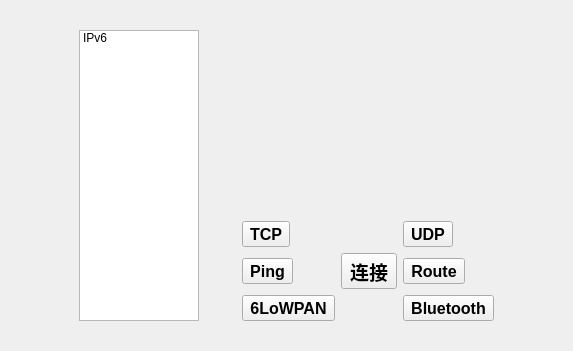
<?xml version="1.0" encoding="UTF-8"?>
<ui version="4.0">
 <class>MusicWidget</class>
 <widget class="QWidget" name="MusicWidget">
  <property name="geometry">
   <rect>
    <x>0</x>
    <y>0</y>
    <width>573</width>
    <height>351</height>
   </rect>
  </property>
  <property name="windowTitle">
   <string>Form</string>
  </property>
  <layout class="QVBoxLayout" name="verticalLayout_3">
   <item>
    <spacer name="verticalSpacer_2">
     <property name="orientation">
      <enum>Qt::Vertical</enum>
     </property>
     <property name="sizeType">
      <enum>QSizePolicy::Maximum</enum>
     </property>
     <property name="sizeHint" stdset="0">
      <size>
       <width>10</width>
       <height>10</height>
      </size>
     </property>
    </spacer>
   </item>
   <item>
    <layout class="QHBoxLayout" name="horizontalLayout_2">
     <item>
      <spacer name="horizontalSpacer_3">
       <property name="orientation">
        <enum>Qt::Horizontal</enum>
       </property>
       <property name="sizeType">
        <enum>QSizePolicy::Maximum</enum>
       </property>
       <property name="sizeHint" stdset="0">
        <size>
         <width>60</width>
         <height>20</height>
        </size>
       </property>
      </spacer>
     </item>
     <item>
      <widget class="QWidget" name="widget_music_list" native="true">
       <property name="maximumSize">
        <size>
         <width>140</width>
         <height>16777215</height>
        </size>
       </property>
       <layout class="QVBoxLayout" name="verticalLayout">
        <item>
         <widget class="QListWidget" name="listWidget_music">
          <item>
           <property name="text">
            <string>IPv6</string>
           </property>
          </item>
         </widget>
        </item>
       </layout>
      </widget>
     </item>
     <item>
      <spacer name="horizontalSpacer_5">
       <property name="orientation">
        <enum>Qt::Horizontal</enum>
       </property>
       <property name="sizeType">
        <enum>QSizePolicy::Maximum</enum>
       </property>
       <property name="sizeHint" stdset="0">
        <size>
         <width>20</width>
         <height>20</height>
        </size>
       </property>
      </spacer>
     </item>
     <item>
      <widget class="QWidget" name="widget_music_control" native="true">
       <layout class="QVBoxLayout" name="verticalLayout_2">
        <item>
         <layout class="QHBoxLayout" name="horizontalLayout">
          <item>
           <spacer name="horizontalSpacer">
            <property name="orientation">
             <enum>Qt::Horizontal</enum>
            </property>
            <property name="sizeHint" stdset="0">
             <size>
              <width>40</width>
              <height>20</height>
             </size>
            </property>
           </spacer>
          </item>
          <item>
           <widget class="QLabel" name="label_music_picture">
            <property name="font">
             <font>
              <pointsize>22</pointsize>
              <weight>75</weight>
              <bold>true</bold>
             </font>
            </property>
            <property name="text">
             <string/>
            </property>
           </widget>
          </item>
          <item>
           <spacer name="horizontalSpacer_2">
            <property name="orientation">
             <enum>Qt::Horizontal</enum>
            </property>
            <property name="sizeHint" stdset="0">
             <size>
              <width>40</width>
              <height>20</height>
             </size>
            </property>
           </spacer>
          </item>
         </layout>
        </item>
        <item>
         <layout class="QGridLayout" name="gridLayout">
          <item row="0" column="0">
           <widget class="QToolButton" name="toolButton">
            <property name="font">
             <font>
              <pointsize>12</pointsize>
              <weight>75</weight>
              <bold>true</bold>
             </font>
            </property>
            <property name="text">
             <string>TCP</string>
            </property>
           </widget>
          </item>
          <item row="0" column="2">
           <widget class="QToolButton" name="toolButton_3">
            <property name="font">
             <font>
              <pointsize>12</pointsize>
              <weight>75</weight>
              <bold>true</bold>
             </font>
            </property>
            <property name="text">
             <string>UDP</string>
            </property>
           </widget>
          </item>
          <item row="1" column="0">
           <widget class="QToolButton" name="toolButton_5">
            <property name="font">
             <font>
              <pointsize>12</pointsize>
              <weight>75</weight>
              <bold>true</bold>
             </font>
            </property>
            <property name="text">
             <string>Ping</string>
            </property>
           </widget>
          </item>
          <item row="1" column="1">
           <widget class="QToolButton" name="toolButton_2">
            <property name="font">
             <font>
              <pointsize>14</pointsize>
              <weight>75</weight>
              <bold>true</bold>
             </font>
            </property>
            <property name="text">
             <string>连接</string>
            </property>
           </widget>
          </item>
          <item row="1" column="2">
           <widget class="QToolButton" name="toolButton_7">
            <property name="font">
             <font>
              <pointsize>12</pointsize>
              <weight>75</weight>
              <bold>true</bold>
             </font>
            </property>
            <property name="text">
             <string>Route</string>
            </property>
           </widget>
          </item>
          <item row="2" column="0">
           <widget class="QToolButton" name="toolButton_4">
            <property name="font">
             <font>
              <pointsize>12</pointsize>
              <weight>75</weight>
              <bold>true</bold>
             </font>
            </property>
            <property name="text">
             <string>6LoWPAN</string>
            </property>
           </widget>
          </item>
          <item row="2" column="2">
           <widget class="QToolButton" name="toolButton_6">
            <property name="font">
             <font>
              <pointsize>12</pointsize>
              <weight>75</weight>
              <bold>true</bold>
             </font>
            </property>
            <property name="text">
             <string>Bluetooth</string>
            </property>
           </widget>
          </item>
         </layout>
        </item>
       </layout>
      </widget>
     </item>
     <item>
      <spacer name="horizontalSpacer_4">
       <property name="orientation">
        <enum>Qt::Horizontal</enum>
       </property>
       <property name="sizeType">
        <enum>QSizePolicy::Maximum</enum>
       </property>
       <property name="sizeHint" stdset="0">
        <size>
         <width>60</width>
         <height>20</height>
        </size>
       </property>
      </spacer>
     </item>
    </layout>
   </item>
   <item>
    <spacer name="verticalSpacer">
     <property name="orientation">
      <enum>Qt::Vertical</enum>
     </property>
     <property name="sizeType">
      <enum>QSizePolicy::Maximum</enum>
     </property>
     <property name="sizeHint" stdset="0">
      <size>
       <width>20</width>
       <height>10</height>
      </size>
     </property>
    </spacer>
   </item>
  </layout>
 </widget>
 <resources/>
 <connections/>
</ui>
